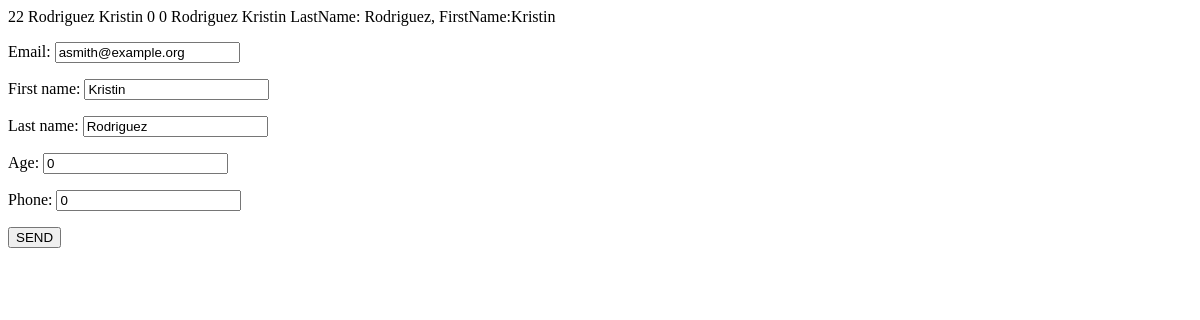
The app's page /update_user/22/, older data.
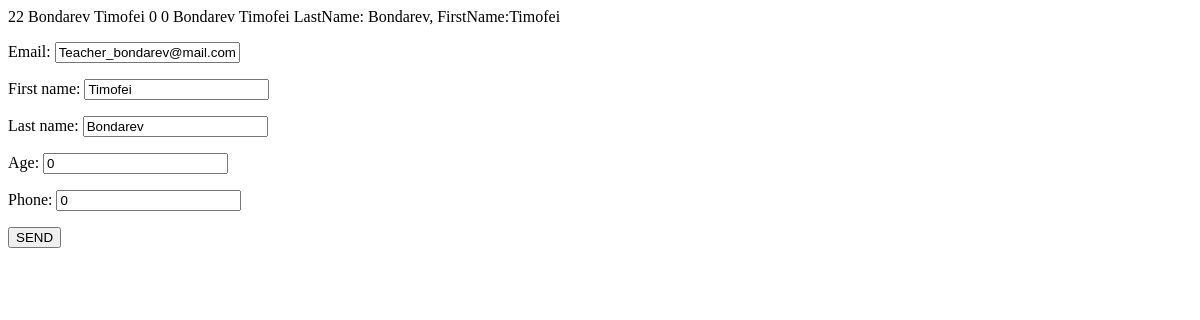
The same page, newer data.
### user/models.py (models this page shows, shortened)
class User(models.Model):
    email = models.EmailField(unique=True)
    first_name = models.CharField(max_length=128)
    last_name = models.CharField(max_length=128)
    second_name = models.CharField(max_length=123, default='None')
    age = models.PositiveSmallIntegerField(default=0)
    phone = models.CharField(max_length=30, default=0)
    def get_full_name(self):
        return f'LastName: {self.last_name}, FirstName:{self.first_name}'
    @property
    def full_name(self):
        return f'{self.last_name} {self.first_name}'

### user/views.py (the view)
# urls.py: path('update_user/<int:pk>/', uv.update_user, name= 'users-update'),
def update_user(request,pk):
    user = get_object_or_404(User, pk=pk)
    if request.method == 'POST':
        form = UserForm(request.POST, instance=user)
        if form.is_valid:
            form.save()
            return redirect('users-name')
    elif request.method == 'GET':
        form = UserForm(instance=user)
    context = {'user_form': form, 'user_instance': user,}
    return render(request, 'create_user.html', context= context)

### user/forms.py (shortened to what this page needs)
class UserForm(forms.ModelForm):
    class Meta:
        model = User
        fields = ('email', 'first_name', 'last_name', 'age', 'phone')

### user/templates/create_user.html (shortened to what this page needs)
{% extends 'base.html' %}
{% block content %}
    {{ user_instance.id }}
    {{ user_instance.last_name }}
    {{ user_instance.first_name }}
    {{ user_instance.age }}
    {{ user_instance.phone }}
    {{ user_instance.full_name }}
    {{ user_instance.get_full_name }}
    <form method="post">
        {{ user_form.as_p }}
        <button type="submit">SEND</button>
    </form>
{% endblock content %}

Row changes from the older to the newer data that the page shows:
changed User id 22: last_name "Rodriguez" → "Bondarev"; first_name "Kristin" → "Timofei"; full_name "Rodriguez Kristin" → "Bondarev Timofei"; get_full_name "LastName: Rodriguez, FirstName:Kristin" → "LastName: Bondarev, FirstName:Timofei"; email "asmith@example.org" → "Teacher_bondarev@mail.com"
